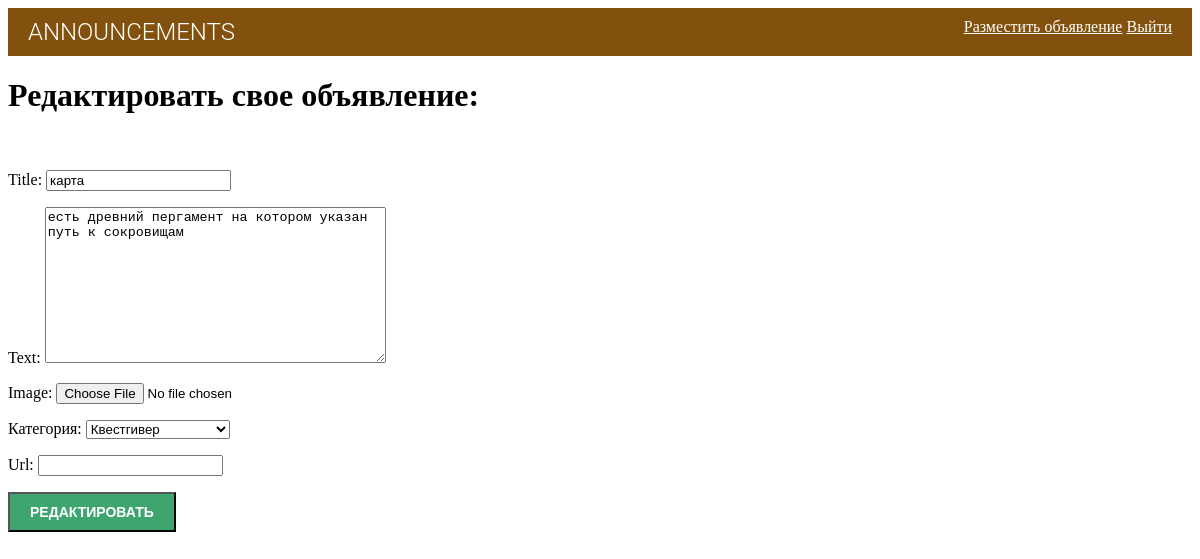
Screenshot of /2/update/ (signed in) with the database file from the repository.
### board/models.py (models this page shows, shortened)
class Announcement(models.Model):
    title = models.CharField(max_length=250)
    author = models.ForeignKey(User, on_delete=models.CASCADE, related_name='person')
    text = models.TextField()
    image = models.ImageField(blank=True, upload_to='images/%Y/%m/%d/')
    url = models.URLField(blank=True)
    publish = models.DateTimeField(default=timezone.now)
    created = models.DateTimeField(auto_now_add=True)
    updated = models.DateTimeField(auto_now=True)
    category = models.ForeignKey('Category', on_delete=models.PROTECT, null=True, verbose_name='Категория',
                                 related_name='cats')
    class Meta:
        ordering = ['-publish']
        indexes = [models.Index(fields=['-publish'])]

### board/views.py (the view)
# urls.py: path('<int:pk>/update/', AnnouncementUpdate.as_view(), name='ann_update'),
class AnnouncementUpdate(LoginRequiredMixin, SuccessMessageMixin, UpdateView):
    model = Announcement
    form_class = AddAnnouncementForm
    template_name = 'announcement/announcement_update.html'
    context_object_name = 'announcement'
    success_message = "Объявление отредактировано успешно!"
    def get_context_data(self, **kwargs):
        context = super().get_context_data(**kwargs)
        return context
    def get_template_names(self):
        post = self.get_object()
        if post.author == self.request.user:
            self.template_name = 'announcement/announcement_update.html'
            return self.template_name
        else:
            raise PermissionDenied

### board/forms.py (shortened to what this page needs)
class AddAnnouncementForm(forms.ModelForm):
    def __init__(self, *args, **kwargs):
        super().__init__(*args, **kwargs)
    class Meta:
        model = Announcement
        fields = ['title', 'text', 'image', 'category', 'url']

### board/models.py (called while the page is built)
    def __str__(self):
        return self.name

### templates/announcement/announcement_update.html (shortened to what this page needs)
{% extends 'announcement/announcement_create.html' %}
{% load static %}
{% block content %}
<h1>Редактировать свое объявление:</h1>
<br>
<form method="post" enctype="multipart/form-data">
    {{ form.as_p }}
    <input type="submit" value="Редактировать" />
</form>
<br>
<br>
{% endblock content %}

### static/styleforms.css (style rules this page uses)
input[type=submit] { font-weight:bold; background: rgba(11, 141, 76, 0.79); color:#fff; padding:10px 20px; font-size:14px; text-transform:uppercase; }

### rows the page displays
Announcement: title "карта", text "есть древний пергамент на котором указан путь к сокровищам", category "Квестгивер"
